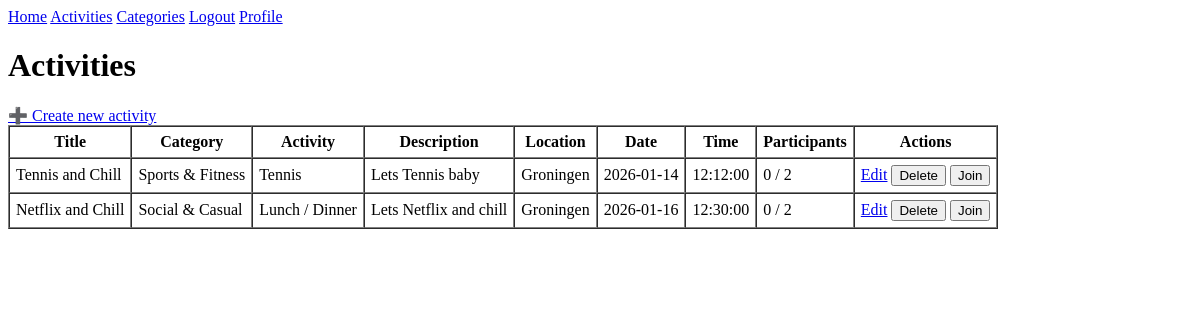
Page /activities (signed in) on the earlier database version.
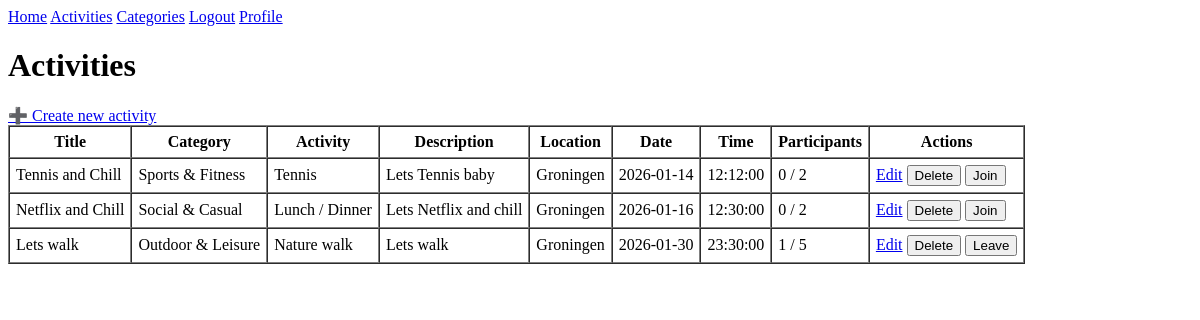
Same page on the later database version.
### app/models.py (models this page shows, shortened)
class Activity(db.Model):
    __tablename__ = 'activities'
    id = db.Column(db.Integer, primary_key=True)
    title = db.Column(db.String(200), nullable=False)
    description = db.Column(db.Text)
    location = db.Column(db.String(255), nullable=False)
    activity_date = db.Column(db.Date, nullable=False)
    activity_time = db.Column(db.Time, nullable=False)
    max_participants = db.Column(db.Integer, default=10)
    creator_id = db.Column(db.Integer, db.ForeignKey('users.id'), nullable=False)
    category_id = db.Column(db.Integer, db.ForeignKey('categories.id'), nullable=False)
    activity_type_id = db.Column(db.Integer, db.ForeignKey('activity_types.id'), nullable=False)
    created_at = db.Column(db.DateTime, default=datetime.now(timezone.utc))
    updated_at = db.Column(db.DateTime, default=datetime.now(timezone.utc), onupdate=datetime.now(timezone.utc))
    def get_category(self):
        return Category.query.get(self.category_id)
    def get_activity_type(self):
        return ActivityType.query.get(self.activity_type_id)
    def get_participant_count(self):
        return ActivityParticipant.query.filter_by(activity_id=self.id).count()
    def is_full(self):
        return self.get_participant_count() >= self.max_participants
    def has_user_joined(self, user_id):
        return ActivityParticipant.query.filter_by(
            activity_id=self.id,
            user_id=user_id
        ).first() is not None

class Category(db.Model):
    __tablename__ = 'categories'
    id = db.Column(db.Integer, primary_key=True)
    name = db.Column(db.String(100), unique=True, nullable=False)
    description = db.Column(db.Text)
    created_at = db.Column(db.DateTime, default=datetime.now(timezone.utc))
    activity_types = db.relationship('ActivityType', backref='category', lazy='dynamic')

class ActivityType(db.Model):
    __tablename__ = 'activity_types'
    id = db.Column(db.Integer, primary_key=True)
    name = db.Column(db.String(100), nullable=False)
    category_id = db.Column(db.Integer, db.ForeignKey('categories.id'), nullable=False)
    created_at = db.Column(db.DateTime, default=datetime.now(timezone.utc))
    __table_args__ = (
        db.UniqueConstraint('name', 'category_id', name='unique_type_per_category'),
    )

### app/routes.py (the view)
@app.route("/activities")
@login_required
def activities():
    activities = Activity.query.all()
    return render_template("activities.html", activities=activities)

### app/models.py (called while the page is built)
@login.user_loader
def load_user(id):
    return db.session.get(Users, int(id))

### app/routes.py (called while the page is built)
@app.before_request
def before_request():
    if current_user.is_authenticated:
        current_user.last_seen = datetime.now(timezone.utc)
        db.session.commit()

### app/templates/activities.html
{% extends "base.html" %}
{% block content %}
<h1>Activities</h1>
<a href="{{ url_for('create_activity') }}">➕ Create new activity</a>
{% if activities %}
<table border="1" cellpadding="6" cellspacing="0">
    <thead>
        <tr>
            <th>Title</th>
            <th>Category</th>
            <th>Activity</th>
            <th>Description</th>
            <th>Location</th>
            <th>Date</th>
            <th>Time</th>
            <th>Participants</th>
            <th>Actions</th>
        </tr>
    </thead>
    <tbody>
        {% for activity in activities %}
        <tr>
            <td>{{ activity.title }}</td>
            <td>{{ activity.get_category().name if activity.get_category() else "-" }}</td>
            <td>{{ activity.get_activity_type().name if activity.get_activity_type() else "-" }}</td>
            <td>{{ activity.description}}</td>
            <td>{{ activity.location }}</td>
            <td>{{ activity.activity_date }}</td>
            <td>{{ activity.activity_time }}</td>
            <td>{{ activity.get_participant_count() }} / {{ activity.max_participants }}</td>
            <td>
                <a href="{{ url_for('edit_activity', id=activity.id) }}">Edit</a>
                <form method="POST"
                      action="{{ url_for('delete_activity', id=activity.id) }}"
                      style="display:inline;">
                    <button type="submit">Delete</button>
                </form>
                {% if activity.has_user_joined(current_user.id) %}
                    <form method="POST"
                          action="{{ url_for('leave_activity', id=activity.id) }}"
                          style="display:inline;">
                        <button type="submit">Leave</button>
                    </form>
                {% elif not activity.is_full() %}
                    <form method="POST"
                          action="{{ url_for('join_activity', id=activity.id) }}"
                          style="display:inline;">
                        <button type="submit">Join</button>
                    </form>
                {% else %}
                    <span>Full</span>
                {% endif %}
            </td>
        </tr>
        {% endfor %}
    </tbody>
</table>
{% else %}
<p>No activities yet.</p>
{% endif %}
{% endblock %}

### app/templates/base.html (shortened to what this page needs)
<!DOCTYPE html>
<html lang="en">
<head>
    <link rel="stylesheet" href="{{ url_for('static', filename='css/style.css') }}">
</head>
<body>
<nav>
    <a href="/">Home</a>
    <a href="/activities">Activities</a>
    <a href="/categories">Categories</a>
    {% if current_user.is_anonymous %}
      <a href="{{ url_for('login') }}">Login</a>
      <a href="/register">Register</a>
      {% else %}
      <a href="{{ url_for('logout') }}">Logout</a>
      <a href="{{url_for('profile', username=current_user.username)}}">Profile</a>
      {% endif %}
</nav>
<main>
    {% block content %}
    {% endblock %}
</main>
</body>
</html>

Differences in the rows shown:
added Activity: title "Lets walk", get_category "Outdoor & Leisure", get_activity_type "Nature walk", description "Lets walk", location "Groningen", activity_date "2026-01-30", activity_time "23:30:00", get_participant_count "1", max_participants "5"
